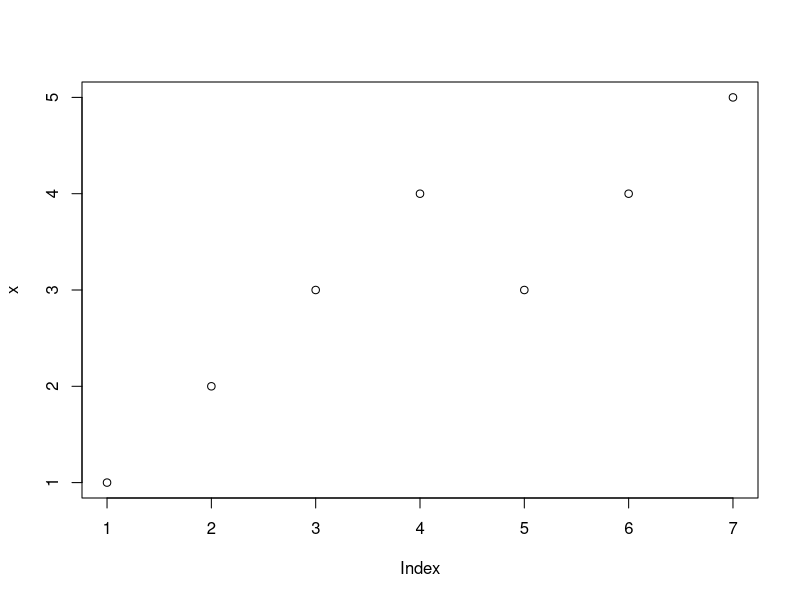
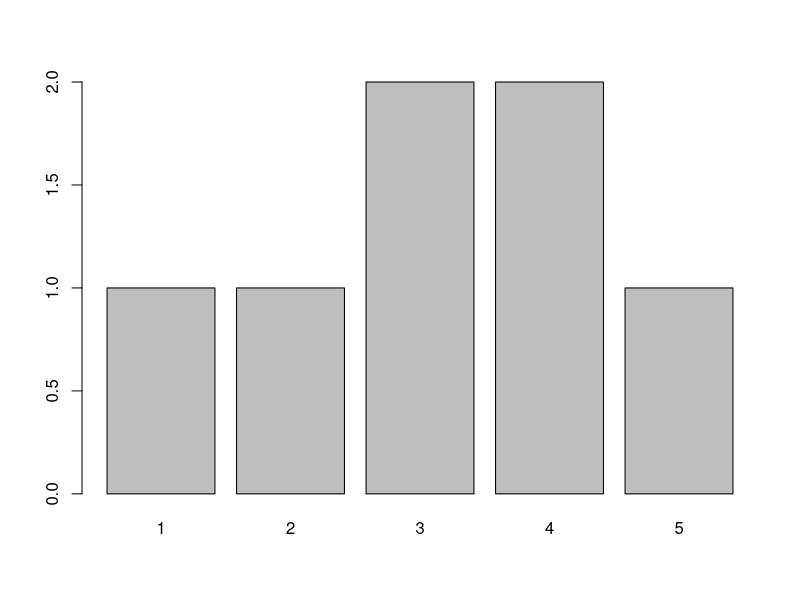
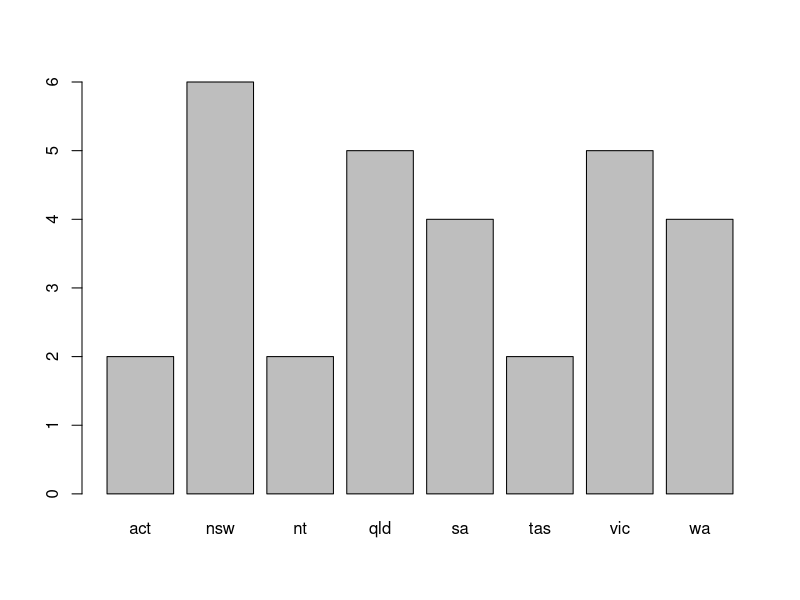
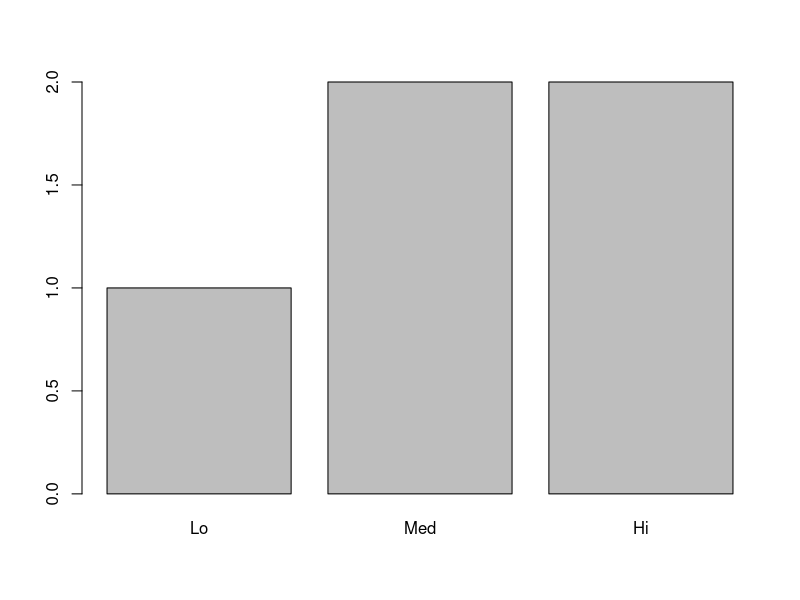
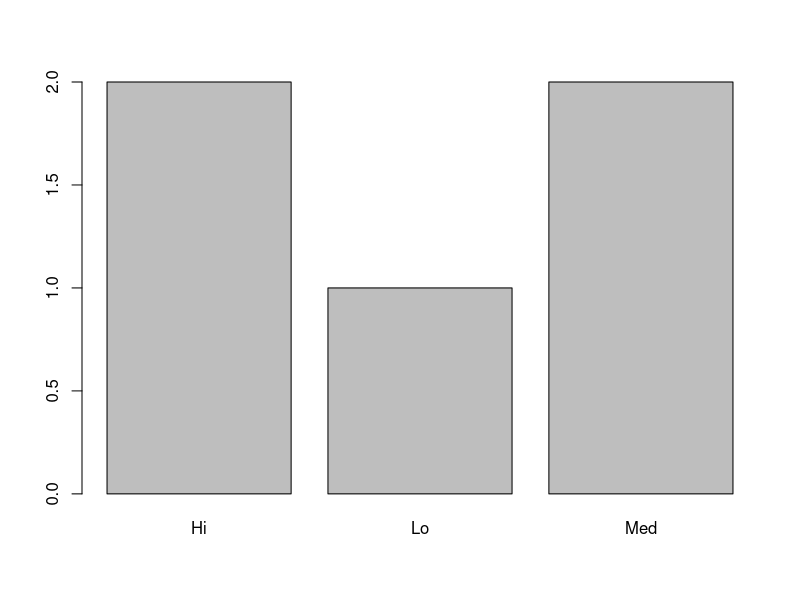
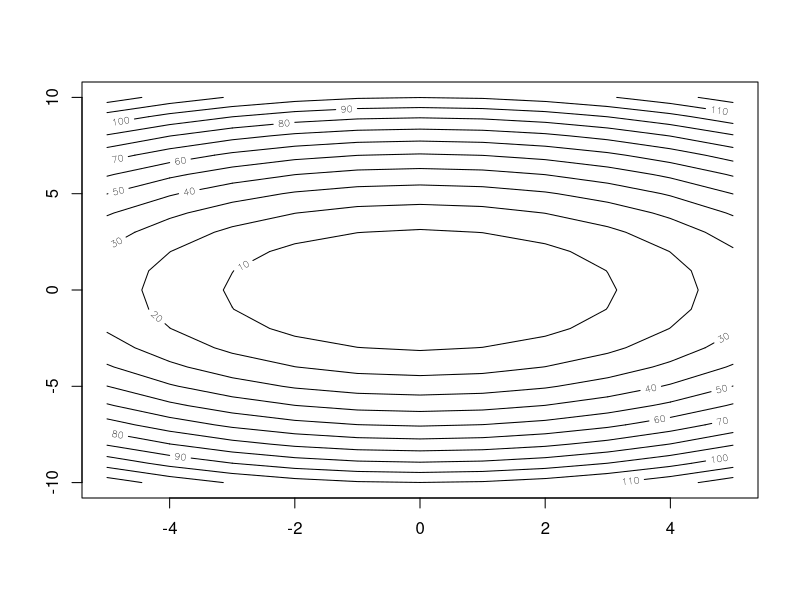

Recreate these plots in R, in order. (Note: this script raises an error after producing the figures.)
#
# 강봉주
# R 기반의 통계 분석
# 2 주차
#

## 객체의 클래스 -----
# R: 객체 지향 언어, s3($), s4(@), ...
# 객체: 메모리상에 존재하는 어떤 것(thing, person, ...)
# 클래스: 주어진 객체가 변수이면 데이터 형이고
# 데이터이면 데이터 구조를 의미

# 숫자 정수형
x <- 1:10
mode(x)
# storage.mode(x)
class(x)

# 숫자 실수형
x <- c(1.1, 2.1)
mode(x)
class(x)

# 문자형
letters
mode(letters)
class(letters)

# 리스트
x <- list(A=c(1, 2, 3), B=c("ab", "bc", "cd"))
mode(x)
class(x) 
str(x)

# s3 class: $ (컴포넌트 가져오는 방법)
x$A
x$B
class(x$A)
class(x$B)
x[[1]]
class(x[[1]])

x <- list(c(1, 2, 3), c("ab", "bc", "cd"))
x[[1]]
class(x[1])

# 데이터프레임
df <- as.data.frame(x)
print(df)
mode(df)
class(df)

# 클래스의 제거
udf <- unclass(df)
class(udf)

data.frame(a=c(1, 2,3), b=rnorm(3))

#
# 순서, 무순서 요인
#

# 요인(factor)은 같은 길이를 갖는 다른 벡터의 
# 이산 분류(discrete classification)를 특정하기 위한 벡터이다. 

## 예를 통한 이해 -----

# 숫자 데이터: 예를 들어 설문조사의 특정 문항의 5점 척도 응답 
x <- c(1, 2, 3, 4, 3, 4, 5)
y <- factor(x)
print(y)

mode(y) # 요인은 숫자
class(y)
levels(y) # 서로 다른 값


# 그래프로 확인
plot(x)
plot(y)

# 범주 데이터
# 호주의 행정구역 데이터
state <- c("tas", "sa", "qld", "nsw", "nsw", "nt", "wa", "wa",
"qld", "vic", "nsw", "vic", "qld", "qld", "sa", "tas",
"sa", "nt", "wa", "vic", "qld", "nsw", "nsw", "wa",
"sa", "act", "nsw", "vic", "vic", "act")

length(state)
statef <- factor(state)
print(statef)
plot(statef)

mode(statef) # 고유 속성은 숫자
length(statef) # 길이는 원래 데이터와 동일
class(statef)

levels(statef) # 알파벳 순으로 정렬
is.ordered(statef) # 순서가 있는 인자인지 확인
ordered(state) # 순서가 있는 경우

# 순서가 있는 인자
status <- c("Lo", "Hi", "Med", "Med", "Hi")
statusf <- factor(status)
table(statusf)

ordered.status <- factor(status, 
                         levels=c("Lo", "Med", "Hi"), 
                         ordered=TRUE)
unordered.status <- factor(status, 
                         levels=c("Lo", "Med", "Hi"))

# 화면 상에 순서가 출력됨
print(ordered.status)
plot(ordered.status)
plot(statusf)

# 값들을 비교할 수가 있음
ordered.status[1] > ordered.status[3] 

# 순서는 정해지지만 화면 상에 순서 구분은 없음
print(unordered.status)

# 값들을 비교할 수가 없음
unordered.status[1] > unordered.status[3] 

# 순서대로 출력
table(ordered.status)
table(unordered.status)

# 알파벳 순서대로 출력
table(status)

## tapply(), 비정형 배열(ragged array) -----
# 인자와 같은 크기의 수입 데이터
incomes <- c(60, 49, 40, 61, 64, 60, 59, 54, 62, 69, 70, 42, 56,
61, 61, 61, 58, 51, 48, 65, 49, 49, 41, 48, 52, 46,
59, 46, 58, 43)
length(incomes)
length(statef)

st <- c('a', 'a', 'a', 'b', 'b')
value <- c(2, 3, 1, 2, 6)

stf <- factor(st)
tapply(value, st, mean)

# 수입 데이터를 인자 별로 분류하고 각 인자 별 평균을 구한다.
# tapply: 불 규칙 배열을 갖는 요인의 각 수준 값에 대하여 함수 적용
incmeans <- tapply(incomes, statef, mean)
print(incmeans, digits=4)

# 표본 표준편차를 구한다.
stdError <- function(x) sqrt(var(x))
incster <- tapply(incomes, statef, stdError)
print(incster, digits=4)

# 기존 함수 이용
tapply(incomes, statef, sd)

# 예제
# 1) statef 요인에 대하여 incomes의 수준 별 합을 구하면?



tapply(incomes, statef, sum)


#
# 배열과 행렬
#

## 배열 -----
# 배열은 대괄호([]) 내의 첨자(subscript)를 이용하여 
# 데이터를 정의한 것이다.

x <- seq(1, 24, 1) # 여기까지는 벡터
is.array(x)
is.vector(x)

dim(x) <- c(24) # 크기를 갖으면 배열
is.array(x)

dim(x) <- c(3,8)
print(x) # 열 우선으로 표현

tx <- t(x) # 행과 열을 전치하고자 하는 경우 t(A[i,j])=A[j,i]
print(tx)
is.matrix(tx)

dim(x) <- c(2, 4, 3)
x[,,1]
is.matrix(x)

# 행렬은 2차원 배열
matrix(x, nrow=3, ncol=8, byrow=TRUE)
matrix(x, nrow=3, ncol=8)

x <- array(x, dim=c(3, 4, 2)) # array 함수 이용
print(x)
is.matrix(x) # 차원=2인 경우만 행렬

# 예제
# 1) x <- seq(1, 24, 1) 벡터를 이용하여 
# 행 우선의 8*3 행렬을 구성하면?



x <- seq(1, 24, 1)
matrix(x, 8, 3, byrow = T)

## 배열 색인, 배열 구역(subsection) -----
x <- 1:12
dim(x) <- c(3, 4)
print(x)

# [] 이용하여 원소 값 직접 찾기: 첨자(subscript) 이용
x[1,2]
x[1:2,] # 2x4 배열
x[c(1, 2), ]
dim(x[1:2,])

x[1,] # 1x4 배열, 벡터
dim(x[1,]) # 벡터는 차원이 없음
is.vector(x[1,])
is.array(x[1,])

## 색인 행렬을 이용한 특정 구역 찾기
x <- array(1:20, dim=c(4,5))
print(x)

i <- array(c(1:3, 3:1), dim=c(3,2)) # 특정 구역 정의
print(i)
x[i]

x[i] <- 0 # 특정 구역의 값을 바꾸기
print(x)

# 예제
# 1) x <- array(1:20, dim=c(4,5)) 에서
# 17, 14, 11 값을 가져오기 위한 인덱스 행렬은?



x <- array(1:20, dim=c(4,5))
index <- matrix(c(1, 5, 2, 4, 3, 3), nrow=3, byrow = T)
# index <- matrix(c(seq(1, 3, 1), seq(5, 3, -1)), nrow=3)
x[index]


## 배열 외적 -----
# 모든 i, j에 대하여, z[i,j] = x[i] * y[j] 
x <- array(1:3)
y <- array(4:6)

z <- x %o% y # 외적
# 결과 확인
z[2, 3]
x[2] * y[3]

outer(x, y, "*") # 함수 이용
outer(x, y, '+') # 더하기 연산자 적용

x %*% t(y) # 열 배열과 행 배열의 곱: 외적과 동일

# x %*% y # 내적
# crossprod(x, y)
# sum(x[i] * y[i])

# 외적의 활용 예
# x, y의 모든 가능한 조합에서의 함수값 구하기 
x <- -5:5
y <- -10:10

f <- function(x,y) return(x^2+y^2)

# x는 행을 구성하고 y는 열을 구성
z <- outer(x, y, f)

# length(x)*length(y) 행렬이 구성됨
print(z, digits=4)
dim(z)

# z값을 x, y의 각 위치에서 표현
nrow(z)
ncol(z)
contour(x, y, z)
# contour(z)

# nrow(z)와 length(x)가 맞지 않으면 차원 오류 발생
contour(c(1, 2,3), y, z)

# 예제;
# x <- y <- -10:10 에 대하여
# 1) 1/(1+exp(0.5+0.5*x-0.7*y)) 의 그래프를 생성하세요.



x <- y <- -10:10
z <- outer(x, y, function(x, y) 1/(1+exp(0.5+0.5*x-0.7*y)))
contour(x, y, z, nlevels=20)

## 배열의 전치 -----
# t(x)[i,j]=x[j,i]
x = array(1:10, dim=c(2,5))
print(x)
t(x)

# 확인
# tx <- t(x)
# tx[1,2]
t(x)[1, 2]
x[2, 1]


## 행렬 기반의 함수 -----
# [행렬 곱]

# 행 우선으로 행렬 생성
A = matrix(1:9, nrow=3, ncol=3, byrow=T)
B = matrix(1:9, nrow=3, ncol=3, byrow=T)
x = 1:3

print(A)
print(B)
print(A * B) # 원소별 곱: A[i,j]*B[i,j]
print(A %*% B) # 행렬 곱: C[i,j]=sum_k(A[i,k]*B[k,j])

t(x) %*% A %*% x

# 행렬곱이 되기 위한 조건
dim(t(x)) # 1*3
dim(A) # 3*3
length(x) # 3*1

diag(1:3) #  벡터의 값을 대각 원소의 값으로 갖는 행렬 출력
diag(A) # 기존 행렬의 대각 원소의 값을 벡터로 출력 
is.vector(diag(A))

diag(matrix(1:12, nrow=3)) # 정방행렬이 아니어도 됨

# 예제:
# 1) x <- rep(c(1, 2, 3), times=3) 에 대하여 
# 3*3 행렬 A를 구성하세요.
# 2) t(A), A의 행렬 곱을 구하세요.


x <- rep(c(1, 2, 3), times=3)
A <- matrix(x, nrow=3)
t(A) %*% A  


